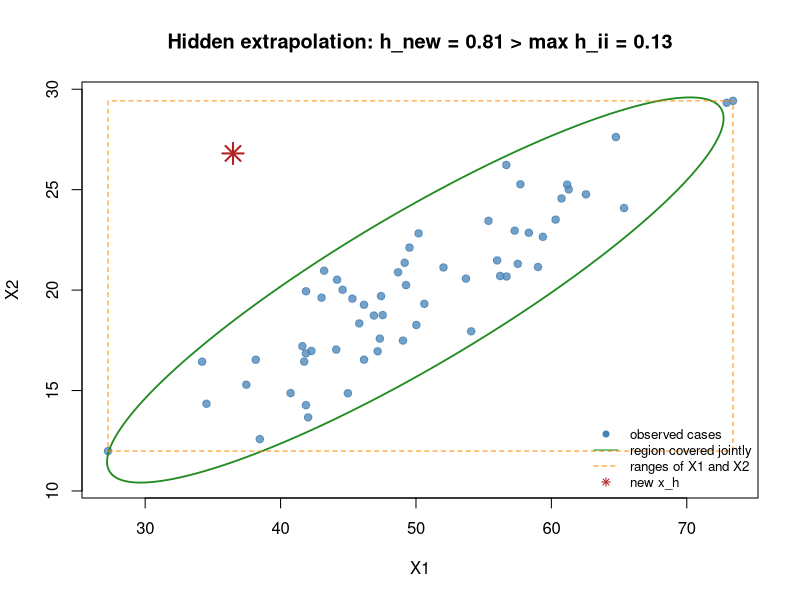

This figure's R source:
# Hidden extrapolation: a point inside the marginal ranges of X1 and X2 but outside their joint region.
library(MASS)
set.seed(0)
n <- 60
z <- mvrnorm(n, mu = c(0, 0), Sigma = matrix(c(1, 0.85, 0.85, 1), 2))
x1 <- 50 + 10 * z[, 1]
x2 <- 20 + 4 * z[, 2]

# 95% ellipse of the fitted normal distribution as the joint region of the data
m <- c(mean(x1), mean(x2))
eig <- eigen(cov(cbind(x1, x2)))
ang <- seq(0, 2 * pi, length.out = 300)
ell <- eig$vectors %*% (rbind(cos(ang), sin(ang)) * sqrt(5.99 * eig$values)) + m

new <- c(min(x1) + 0.2 * diff(range(x1)), min(x2) + 0.85 * diff(range(x2)))

# the check used in practice: leverage of x_h compared with the largest leverage in the data
X <- cbind(1, x1, x2)
xh <- c(1, new)
h_new <- drop(t(xh) %*% solve(crossprod(X)) %*% xh)
h_max <- max(hatvalues(lm(rnorm(n) ~ x1 + x2)))   # leverages depend on X only

plot(x1, x2, pch = 19, col = adjustcolor("steelblue", 0.75), xlab = "X1", ylab = "X2",
     xlim = range(x1, ell[1, ]), ylim = range(x2, ell[2, ]),
     main = sprintf("Hidden extrapolation: h_new = %.2f > max h_ii = %.2f", h_new, h_max))
lines(ell[1, ], ell[2, ], col = "forestgreen", lwd = 1.8)
rect(min(x1), min(x2), max(x1), max(x2), border = "darkorange", lty = 2)
points(new[1], new[2], pch = 8, cex = 2, lwd = 2, col = "firebrick")
legend("bottomright", bty = "n", cex = 0.8,
       pch = c(19, NA, NA, 8), lty = c(NA, 1, 2, NA), col = c("steelblue", "forestgreen", "darkorange", "firebrick"),
       legend = c("observed cases", "region covered jointly", "ranges of X1 and X2", "new x_h"))
